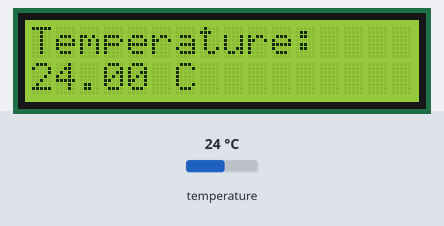
Bench run of a sketch on a simulated Arduino Uno, built with avr-gcc and run on an emulated ATmega328P. On the bench: 16×2 character LCD. Inputs (shaded band) come from the test bench; at power-on: temperature 24 °C.

Above: at 1.2 s.
1.3 s: temperature set to 12 °C
At 3.8 s:
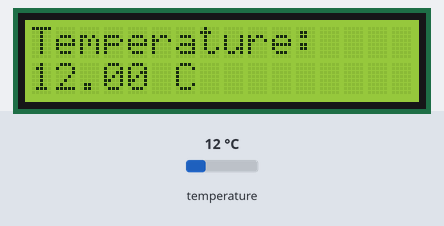
4.1 s: temperature set to 19 °C
At 5.4 s:
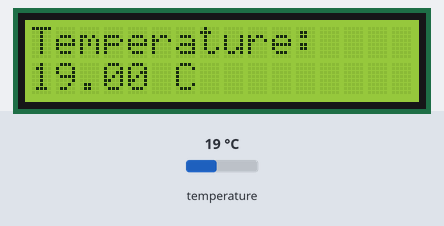
6.6 s: temperature set to 28 °C
At 8.5 s:
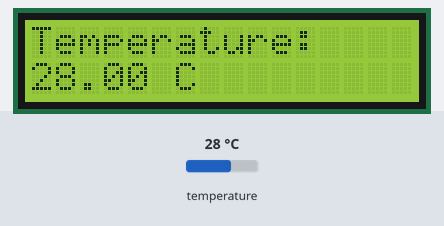
Timing chart, 0 to 10.0 s (numbered marks = the images above; inputs shaded):
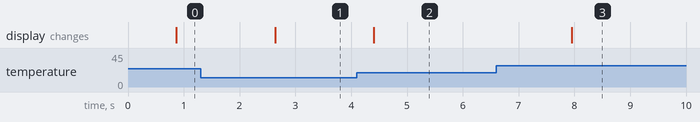

The sketch:

Temperature_sensor.ino
```cpp
#include <OneWire.h>
#include <DallasTemperature.h>
#include <Wire.h>
#include <LiquidCrystal_I2C.h>

// Setează pinii pentru DS18B20 și LCD
#define ONE_WIRE_BUS 2
OneWire oneWire(ONE_WIRE_BUS);
DallasTemperature sensors(&oneWire);

LiquidCrystal_I2C lcd(0x27, 16, 2); // Adresa I2C poate varia

void setup() {
  // Pornim comunicarea cu senzorul de temperatură
  sensors.begin();

  // Pornim afișajul LCD
  lcd.begin(16, 2); // Inițializăm LCD-ul cu 16 coloane și 2 rânduri
  lcd.backlight();

  // Inițializăm afișajul LCD
  lcd.setCursor(0, 0);
  lcd.print("Temperature:");
}

void loop() {
  // Cerem senzorului să măsoare temperatura
  sensors.requestTemperatures();

  // Citim temperatura
  float temperatureC = sensors.getTempCByIndex(0);

  // Afișăm temperatura pe LCD
  lcd.setCursor(0, 1);
  lcd.print(temperatureC);
  lcd.print(" C");

  // Așteptăm 1 secundă înainte de următoarea citire
  delay(1000);
}
```

Measured:
- after the input at 1.3 s, the display: changes after 1.3 s (image 1)
- after the input at 4.1 s, the display: changes after 0.31 s (image 2)
- after the input at 6.6 s, the display: changes after 1.4 s (image 3)
